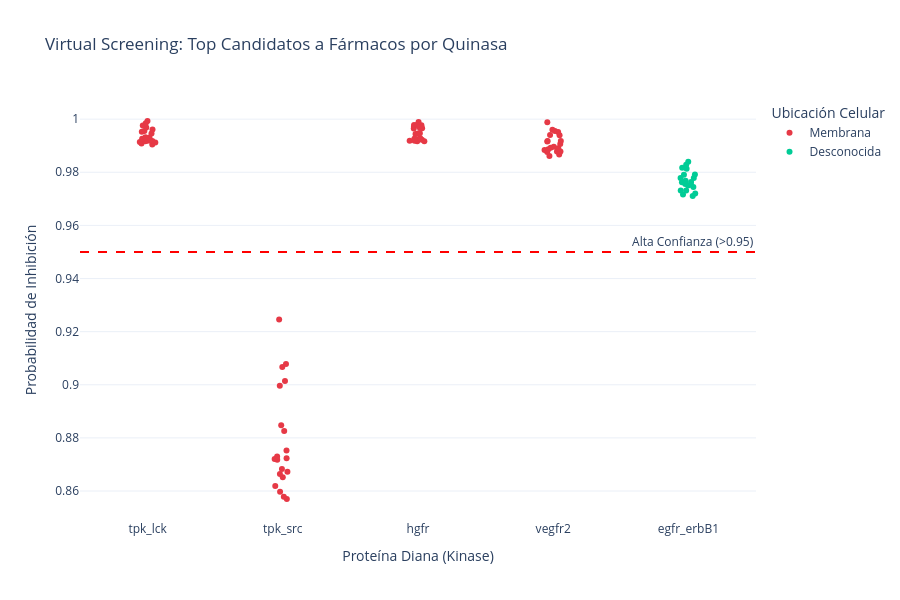

This figure's notebook cell:
### Code cell
import pandas as pd
import plotly.express as px
from src.config import OUTPUT_DIR

# 1. Cargar los resultados del screening
df_hits = pd.read_csv(OUTPUT_DIR / "pubchem_top_hits_screening.csv")

# 2. Mapear la localización celular biológica
# (Ajusta los nombres exactos según como aparezcan en tu CSV)
loc_map = {
    "cdk2": "Citoplasmática", 
    "egfr_erbB1": "Membrana", 
    "gsk3b": "Citoplasmática",
    "hgfr": "Membrana", 
    "map_k_p38a": "Citoplasmática", 
    "tpk_lck": "Membrana",
    "tpk_src": "Membrana", 
    "vegfr2": "Membrana"
}

# Inyectamos la localización al DataFrame
df_hits['Localizacion'] = df_hits['Proteina_Diana'].str.lower().map(loc_map).fillna("Desconocida")

# 3. Crear el gráfico interactivo de dispersión (Dot Plot / Strip Plot)
fig = px.strip(
    df_hits,
    x="Proteina_Diana",
    y="Probabilidad_Inhibicion",
    color="Localizacion",
    hover_data=["PubChem_CID", "Rank"], # Esto aparecerá al pasar el mouse
    stripmode="overlay",
    title="Virtual Screening: Top Candidatos a Fármacos por Quinasa",
    labels={
        "Proteina_Diana": "Proteína Diana (Kinase)", 
        "Probabilidad_Inhibicion": "Probabilidad de Inhibición",
        "Localizacion": "Ubicación Celular"
    },
    color_discrete_map={"Membrana": "#E63946", "Citoplasmática": "#457B9D"}
)

# Añadir línea de corte de alta confianza
fig.add_hline(y=0.95, line_dash="dash", line_color="red", annotation_text=" Alta Confianza (>0.95)")

# Mejorar el diseño para presentación
fig.update_layout(
    template="plotly_white",
    hovermode="closest",
    height=600
)

fig.show()

### Figure 1 — Plotly figure (JSON) as saved in the notebook; plotly's stock layout.template omitted (floating-point values rounded to 4 significant figures; data arrays with more than 128 entries replaced by an {"elided": "..."} marker saying what was removed)
{"data": [{"alignmentgroup": "True", "boxpoints": "all", "customdata": {"elided": "80x2 int values"}, "fillcolor": "rgba(255,255,255,0)", "hoveron": "points", "hovertemplate": "Ubicación Celular=Membrana<br>Proteína Diana (Kinase)=%{x}<br>Probabilidad de Inhibición=%{y}<br>PubChem_CID=%{customdata[0]}<br>Rank=%{customdata[1]}<extra></extra>", "legendgroup": "Membrana", "line": {"color": "rgba(255,255,255,0)"}, "marker": {"color": "#E63946"}, "name": "Membrana", "offsetgroup": "Membrana", "orientation": "v", "pointpos": 0, "showlegend": true, "type": "box", "x": ["tpk_lck", "tpk_lck", "tpk_lck", "tpk_lck", "tpk_lck", "tpk_lck", "tpk_lck", "tpk_lck", "tpk_lck", "tpk_lck", "tpk_lck", "tpk_lck", "tpk_lck", "tpk_lck", "tpk_lck", "tpk_lck", "tpk_lck", "tpk_lck", "tpk_lck", "tpk_lck", "tpk_src", "tpk_src", "tpk_src", "tpk_src", "tpk_src", "tpk_src", "tpk_src", "tpk_src", "tpk_src", "tpk_src", "tpk_src", "tpk_src", "tpk_src", "tpk_src", "tpk_src", "tpk_src", "tpk_src", "tpk_src", "tpk_src", "tpk_src", "hgfr", "hgfr", "hgfr", "hgfr", "hgfr", "hgfr", "hgfr", "hgfr", "hgfr", "hgfr", "hgfr", "hgfr", "hgfr", "hgfr", "hgfr", "hgfr", "hgfr", "hgfr", "hgfr", "hgfr", "vegfr2", "vegfr2", "vegfr2", "vegfr2", "vegfr2", "vegfr2", "vegfr2", "vegfr2", "vegfr2", "vegfr2", "vegfr2", "vegfr2", "vegfr2", "vegfr2", "vegfr2", "vegfr2", "vegfr2", "vegfr2", "vegfr2", "vegfr2"], "x0": " ", "xaxis": "x", "y": [0.9993, 0.9985, 0.9976, 0.9969, 0.9961, 0.9955, 0.9953, 0.9946, 0.9932, 0.9931, 0.9926, 0.9925, 0.992, 0.9919, 0.9918, 0.9917, 0.9914, 0.9912, 0.9908, 0.9905, 0.9246, 0.9078, 0.9067, 0.9014, 0.8996, 0.8848, 0.8826, 0.8753, 0.873, 0.8723, 0.8721, 0.8718, 0.8683, 0.8673, 0.8664, 0.8652, 0.8619, 0.8597, 0.8578, 0.857, 0.9989, 0.9979, 0.9978, 0.9977, 0.9972, 0.9967, 0.9966, 0.9965, 0.9947, 0.9946, 0.9944, 0.9928, 0.9926, 0.9924, 0.9922, 0.9921, 0.9919, 0.9919, 0.9917, 0.9917, 0.9988, 0.996, 0.9955, 0.9952, 0.994, 0.9939, 0.9918, 0.9918, 0.9916, 0.9906, 0.9896, 0.9892, 0.989, 0.9887, 0.9884, 0.9878, 0.9878, 0.9876, 0.9867, 0.9861], "y0": " ", "yaxis": "y"}, {"alignmentgroup": "True", "boxpoints": "all", "customdata": [[77590962, 1], [59158182, 2], [75022689, 3], [72983910, 4], [72567315, 5], [86644816, 6], [25127387, 7], [20819662, 8], [57597277, 9], [72325951, 10], [87765758, 11], [5328337, 12], [69514215, 13], [44410851, 14], [25126086, 15], [69460341, 16], [20819619, 17], [68619614, 18], [10152467, 19], [20819732, 20]], "fillcolor": "rgba(255,255,255,0)", "hoveron": "points", "hovertemplate": "Ubicación Celular=Desconocida<br>Proteína Diana (Kinase)=%{x}<br>Probabilidad de Inhibición=%{y}<br>PubChem_CID=%{customdata[0]}<br>Rank=%{customdata[1]}<extra></extra>", "legendgroup": "Desconocida", "line": {"color": "rgba(255,255,255,0)"}, "marker": {"color": "#00cc96"}, "name": "Desconocida", "offsetgroup": "Desconocida", "orientation": "v", "pointpos": 0, "showlegend": true, "type": "box", "x": ["egfr_erbB1", "egfr_erbB1", "egfr_erbB1", "egfr_erbB1", "egfr_erbB1", "egfr_erbB1", "egfr_erbB1", "egfr_erbB1", "egfr_erbB1", "egfr_erbB1", "egfr_erbB1", "egfr_erbB1", "egfr_erbB1", "egfr_erbB1", "egfr_erbB1", "egfr_erbB1", "egfr_erbB1", "egfr_erbB1", "egfr_erbB1", "egfr_erbB1"], "x0": " ", "xaxis": "x", "y": [0.984, 0.9828, 0.9817, 0.9813, 0.9792, 0.9791, 0.9778, 0.9778, 0.9768, 0.9763, 0.9762, 0.9756, 0.9753, 0.975, 0.9745, 0.9731, 0.9731, 0.972, 0.9716, 0.9711], "y0": " ", "yaxis": "y"}], "layout": {"annotations": [{"showarrow": false, "text": " Alta Confianza (>0.95)", "x": 1, "xanchor": "right", "xref": "x domain", "y": 0.95, "yanchor": "bottom", "yref": "y"}], "boxmode": "overlay", "height": 600, "hovermode": "closest", "legend": {"title": {"text": "Ubicación Celular"}, "tracegroupgap": 0}, "shapes": [{"line": {"color": "red", "dash": "dash"}, "type": "line", "x0": 0, "x1": 1, "xref": "x domain", "y0": 0.95, "y1": 0.95, "yref": "y"}], "title": {"text": "Virtual Screening: Top Candidatos a Fármacos por Quinasa"}, "xaxis": {"anchor": "y", "domain": [0, 1], "title": {"text": "Proteína Diana (Kinase)"}}, "yaxis": {"anchor": "x", "domain": [0, 1], "title": {"text": "Probabilidad de Inhibición"}}}}
